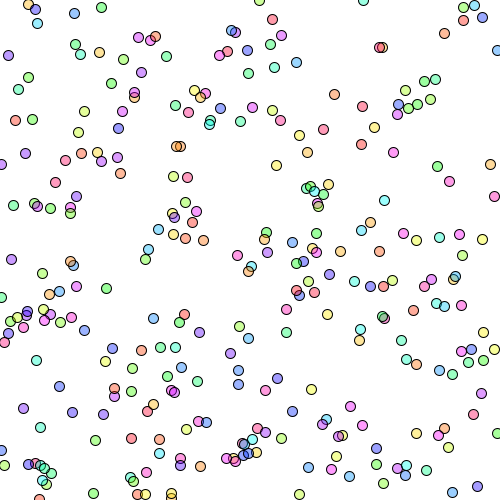
Frame 1 (no input)
Frame 60 (the mouse pressed at the canvas centre just before this capture): identical to frame 1, image omitted
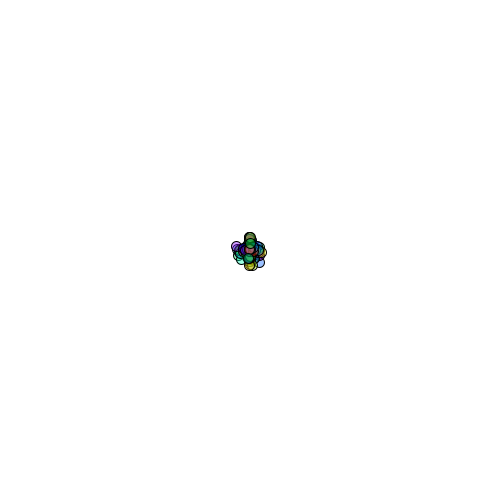
Frame 120 (the mouse held since frame 60 and released just before this capture)

The Processing sketch that drew these frames (run headless with seeded random() and noise(); from frame 60 on, the mouse is pressed at the canvas centre):

// Processing sketch: processing_101264
// ── processing_101264.pde

Circle[] circles = new Circle[300];

void setup() {
  size(500, 500);
  colorMode(HSB, 360, 100, 100);
  background(360);

  for (int i = 0 ; i < circles.length;i++) {
    circles[i] = new Circle();
  }
}

void draw() {
  background(360);

  for (int i = 0 ; i < circles.length;i++) {
    circles[i].move();
    circles[i].display();
  }
}

class Circle {
  float default_x = random(width);
  float default_y = random(height);
  float x;
  float y;
  float hue = random(360);

  float easing_x = random(0.03, 0.07)*1.5;
  float easing_y = random(0.03, 0.07)*1.5;

  int r = 10;

  Circle() {
    x = default_x;
    y = default_y;
  }

  void move() {
    if (mousePressed == true) {
      x += (mouseX - x) * easing_x;
      y += (mouseY - y) * easing_y;
    } else {
      x += (default_x - x) * easing_x;
      y += (default_y - y) * easing_y;
    }
  }

  void display() {
    stroke(0);
    fill(hue, 100, 100, 100);
    ellipse(x, y, r, r);
  }
}
